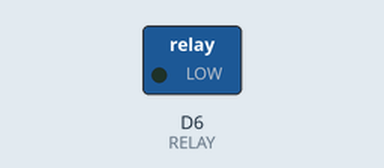
Simulated run of this sketch. Board: ESP8266 (NodeMCU). On the bench: switched loads named in the sketch (green lamp = pin HIGH).

Above: at 1.0 s.
At 3.0 s:
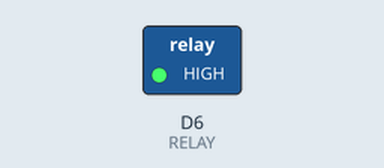
Timing chart, 0 to 5.2 s (numbered marks = the images above):
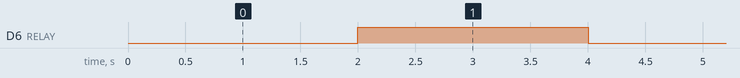

The sketch:

sketch_jun8a.ino
```cpp
#define RELAY D6

void setup() {
  pinMode(RELAY, OUTPUT);
}

void loop() {
  digitalWrite(RELAY, LOW);
  delay(2000);

  digitalWrite(RELAY, HIGH);
  delay(2000);
}
```

Measured:
- by itself, D6 (RELAY): alternates HIGH for 2.0 s and LOW for 2.0 s
